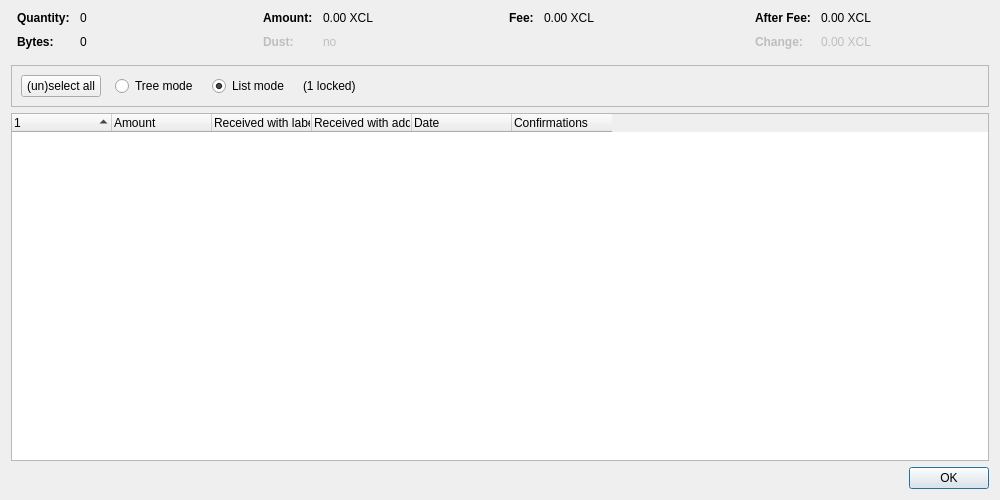
<?xml version="1.0" encoding="UTF-8"?>
<ui version="4.0">
 <class>CoinControlDialog</class>
 <widget class="QDialog" name="CoinControlDialog">
  <property name="geometry">
   <rect>
    <x>0</x>
    <y>0</y>
    <width>1000</width>
    <height>500</height>
   </rect>
  </property>
  <property name="windowTitle">
   <string>Coin Selection</string>
  </property>
  <layout class="QVBoxLayout" name="verticalLayout">
   <item>
    <layout class="QHBoxLayout" name="horizontalLayoutTop" stretch="0,0,0,0">
     <property name="topMargin">
      <number>0</number>
     </property>
     <property name="bottomMargin">
      <number>10</number>
     </property>
     <item>
      <layout class="QFormLayout" name="formLayoutCoinControl1">
       <property name="horizontalSpacing">
        <number>10</number>
       </property>
       <property name="verticalSpacing">
        <number>10</number>
       </property>
       <property name="leftMargin">
        <number>6</number>
       </property>
       <property name="rightMargin">
        <number>6</number>
       </property>
       <item row="0" column="0">
        <widget class="QLabel" name="labelCoinControlQuantityText">
         <property name="font">
          <font>
           <weight>75</weight>
           <bold>true</bold>
          </font>
         </property>
         <property name="text">
          <string>Quantity:</string>
         </property>
        </widget>
       </item>
       <item row="0" column="1">
        <widget class="QLabel" name="labelCoinControlQuantity">
         <property name="cursor">
          <cursorShape>IBeamCursor</cursorShape>
         </property>
         <property name="contextMenuPolicy">
          <enum>Qt::ActionsContextMenu</enum>
         </property>
         <property name="text">
          <string notr="true">0</string>
         </property>
         <property name="textInteractionFlags">
          <set>Qt::LinksAccessibleByMouse|Qt::TextSelectableByKeyboard|Qt::TextSelectableByMouse</set>
         </property>
        </widget>
       </item>
       <item row="1" column="0">
        <widget class="QLabel" name="labelCoinControlBytesText">
         <property name="font">
          <font>
           <weight>75</weight>
           <bold>true</bold>
          </font>
         </property>
         <property name="text">
          <string>Bytes:</string>
         </property>
        </widget>
       </item>
       <item row="1" column="1">
        <widget class="QLabel" name="labelCoinControlBytes">
         <property name="cursor">
          <cursorShape>IBeamCursor</cursorShape>
         </property>
         <property name="contextMenuPolicy">
          <enum>Qt::ActionsContextMenu</enum>
         </property>
         <property name="text">
          <string notr="true">0</string>
         </property>
         <property name="textInteractionFlags">
          <set>Qt::LinksAccessibleByMouse|Qt::TextSelectableByKeyboard|Qt::TextSelectableByMouse</set>
         </property>
        </widget>
       </item>
      </layout>
     </item>
     <item>
      <layout class="QFormLayout" name="formLayoutCoinControl2">
       <property name="horizontalSpacing">
        <number>10</number>
       </property>
       <property name="verticalSpacing">
        <number>10</number>
       </property>
       <property name="leftMargin">
        <number>6</number>
       </property>
       <property name="rightMargin">
        <number>6</number>
       </property>
       <item row="0" column="0">
        <widget class="QLabel" name="labelCoinControlAmountText">
         <property name="font">
          <font>
           <weight>75</weight>
           <bold>true</bold>
          </font>
         </property>
         <property name="text">
          <string>Amount:</string>
         </property>
        </widget>
       </item>
       <item row="0" column="1">
        <widget class="QLabel" name="labelCoinControlAmount">
         <property name="cursor">
          <cursorShape>IBeamCursor</cursorShape>
         </property>
         <property name="contextMenuPolicy">
          <enum>Qt::ActionsContextMenu</enum>
         </property>
         <property name="text">
          <string notr="true">0.00 XCL</string>
         </property>
         <property name="textInteractionFlags">
          <set>Qt::LinksAccessibleByMouse|Qt::TextSelectableByKeyboard|Qt::TextSelectableByMouse</set>
         </property>
        </widget>
       </item>
       <item row="1" column="0">
        <widget class="QLabel" name="labelCoinControlLowOutputText">
         <property name="enabled">
          <bool>false</bool>
         </property>
         <property name="font">
          <font>
           <weight>75</weight>
           <bold>true</bold>
          </font>
         </property>
         <property name="text">
          <string>Dust:</string>
         </property>
        </widget>
       </item>
       <item row="1" column="1">
        <widget class="QLabel" name="labelCoinControlLowOutput">
         <property name="enabled">
          <bool>false</bool>
         </property>
         <property name="cursor">
          <cursorShape>IBeamCursor</cursorShape>
         </property>
         <property name="contextMenuPolicy">
          <enum>Qt::ActionsContextMenu</enum>
         </property>
         <property name="text">
          <string notr="true">no</string>
         </property>
         <property name="textInteractionFlags">
          <set>Qt::LinksAccessibleByMouse|Qt::TextSelectableByKeyboard|Qt::TextSelectableByMouse</set>
         </property>
        </widget>
       </item>
      </layout>
     </item>
     <item>
      <layout class="QFormLayout" name="formLayoutCoinControl3">
       <property name="horizontalSpacing">
        <number>10</number>
       </property>
       <property name="verticalSpacing">
        <number>10</number>
       </property>
       <property name="leftMargin">
        <number>6</number>
       </property>
       <property name="rightMargin">
        <number>6</number>
       </property>
       <item row="0" column="0">
        <widget class="QLabel" name="labelCoinControlFeeText">
         <property name="font">
          <font>
           <weight>75</weight>
           <bold>true</bold>
          </font>
         </property>
         <property name="text">
          <string>Fee:</string>
         </property>
        </widget>
       </item>
       <item row="0" column="1">
        <widget class="QLabel" name="labelCoinControlFee">
         <property name="cursor">
          <cursorShape>IBeamCursor</cursorShape>
         </property>
         <property name="contextMenuPolicy">
          <enum>Qt::ActionsContextMenu</enum>
         </property>
         <property name="text">
          <string notr="true">0.00 XCL</string>
         </property>
         <property name="textInteractionFlags">
          <set>Qt::LinksAccessibleByMouse|Qt::TextSelectableByKeyboard|Qt::TextSelectableByMouse</set>
         </property>
        </widget>
       </item>
      </layout>
     </item>
     <item>
      <layout class="QFormLayout" name="formLayoutCoinControl4">
       <property name="horizontalSpacing">
        <number>10</number>
       </property>
       <property name="verticalSpacing">
        <number>10</number>
       </property>
       <property name="leftMargin">
        <number>6</number>
       </property>
       <property name="rightMargin">
        <number>6</number>
       </property>
       <item row="0" column="0">
        <widget class="QLabel" name="labelCoinControlAfterFeeText">
         <property name="font">
          <font>
           <weight>75</weight>
           <bold>true</bold>
          </font>
         </property>
         <property name="text">
          <string>After Fee:</string>
         </property>
        </widget>
       </item>
       <item row="0" column="1">
        <widget class="QLabel" name="labelCoinControlAfterFee">
         <property name="cursor">
          <cursorShape>IBeamCursor</cursorShape>
         </property>
         <property name="contextMenuPolicy">
          <enum>Qt::ActionsContextMenu</enum>
         </property>
         <property name="text">
          <string notr="true">0.00 XCL</string>
         </property>
         <property name="textInteractionFlags">
          <set>Qt::LinksAccessibleByMouse|Qt::TextSelectableByKeyboard|Qt::TextSelectableByMouse</set>
         </property>
        </widget>
       </item>
       <item row="1" column="0">
        <widget class="QLabel" name="labelCoinControlChangeText">
         <property name="enabled">
          <bool>false</bool>
         </property>
         <property name="font">
          <font>
           <weight>75</weight>
           <bold>true</bold>
          </font>
         </property>
         <property name="text">
          <string>Change:</string>
         </property>
        </widget>
       </item>
       <item row="1" column="1">
        <widget class="QLabel" name="labelCoinControlChange">
         <property name="enabled">
          <bool>false</bool>
         </property>
         <property name="cursor">
          <cursorShape>IBeamCursor</cursorShape>
         </property>
         <property name="contextMenuPolicy">
          <enum>Qt::ActionsContextMenu</enum>
         </property>
         <property name="text">
          <string notr="true">0.00 XCL</string>
         </property>
         <property name="textInteractionFlags">
          <set>Qt::LinksAccessibleByMouse|Qt::TextSelectableByKeyboard|Qt::TextSelectableByMouse</set>
         </property>
        </widget>
       </item>
      </layout>
     </item>
    </layout>
   </item>
   <item>
    <widget class="QFrame" name="frame">
     <property name="minimumSize">
      <size>
       <width>0</width>
       <height>40</height>
      </size>
     </property>
     <property name="frameShape">
      <enum>QFrame::StyledPanel</enum>
     </property>
     <property name="frameShadow">
      <enum>QFrame::Sunken</enum>
     </property>
     <layout class="QHBoxLayout" name="horizontalLayout">
      <item>
       <layout class="QHBoxLayout" name="horizontalLayoutPanel" stretch="0,0,0,0,0">
        <property name="spacing">
         <number>14</number>
        </property>
        <item>
         <widget class="QPushButton" name="pushButtonSelectAll">
          <property name="sizePolicy">
           <sizepolicy hsizetype="Maximum" vsizetype="Fixed">
            <horstretch>0</horstretch>
            <verstretch>0</verstretch>
           </sizepolicy>
          </property>
          <property name="text">
           <string>(un)select all</string>
          </property>
          <property name="autoDefault">
           <bool>false</bool>
          </property>
         </widget>
        </item>
        <item>
         <widget class="QRadioButton" name="radioTreeMode">
          <property name="sizePolicy">
           <sizepolicy hsizetype="Maximum" vsizetype="Fixed">
            <horstretch>0</horstretch>
            <verstretch>0</verstretch>
           </sizepolicy>
          </property>
          <property name="text">
           <string>Tree mode</string>
          </property>
         </widget>
        </item>
        <item>
         <widget class="QRadioButton" name="radioListMode">
          <property name="sizePolicy">
           <sizepolicy hsizetype="Maximum" vsizetype="Fixed">
            <horstretch>0</horstretch>
            <verstretch>0</verstretch>
           </sizepolicy>
          </property>
          <property name="text">
           <string>List mode</string>
          </property>
          <property name="checked">
           <bool>true</bool>
          </property>
         </widget>
        </item>
        <item>
         <widget class="QLabel" name="labelLocked">
          <property name="text">
           <string notr="true">(1 locked)</string>
          </property>
         </widget>
        </item>
        <item>
         <spacer name="horizontalSpacer">
          <property name="orientation">
           <enum>Qt::Horizontal</enum>
          </property>
          <property name="sizeHint" stdset="0">
           <size>
            <width>40</width>
            <height>20</height>
           </size>
          </property>
         </spacer>
        </item>
       </layout>
      </item>
     </layout>
    </widget>
   </item>
   <item>
    <widget class="CoinControlTreeWidget" name="treeWidget">
     <property name="contextMenuPolicy">
      <enum>Qt::CustomContextMenu</enum>
     </property>
     <property name="sortingEnabled">
      <bool>false</bool>
     </property>
     <property name="columnCount">
      <number>6</number>
     </property>
     <attribute name="headerShowSortIndicator" stdset="0">
      <bool>true</bool>
     </attribute>
     <attribute name="headerStretchLastSection">
      <bool>false</bool>
     </attribute>
     <column>
      <property name="text">
       <string/>
      </property>
     </column>
     <column>
      <property name="text">
       <string>Amount</string>
      </property>
     </column>
     <column>
      <property name="text">
       <string>Received with label</string>
      </property>
     </column>
     <column>
      <property name="text">
       <string>Received with address</string>
      </property>
     </column>
     <column>
      <property name="text">
       <string>Date</string>
      </property>
     </column>
     <column>
      <property name="text">
       <string>Confirmations</string>
      </property>
      <property name="toolTip">
       <string>Confirmed</string>
      </property>
     </column>
     <column>
      <property name="text">
       <string/>
      </property>
     </column>
     <column>
      <property name="text">
       <string/>
      </property>
     </column>
     <column>
      <property name="text">
       <string/>
      </property>
     </column>
     <column>
      <property name="text">
       <string/>
      </property>
     </column>
    </widget>
   </item>
   <item>
    <widget class="QDialogButtonBox" name="buttonBox">
     <property name="orientation">
      <enum>Qt::Horizontal</enum>
     </property>
     <property name="standardButtons">
      <set>QDialogButtonBox::Ok</set>
     </property>
    </widget>
   </item>
  </layout>
 </widget>
 <customwidgets>
  <customwidget>
   <class>CoinControlTreeWidget</class>
   <extends>QTreeWidget</extends>
   <header>qt/coincontroltreewidget.h</header>
  </customwidget>
 </customwidgets>
 <resources/>
 <connections/>
</ui>
